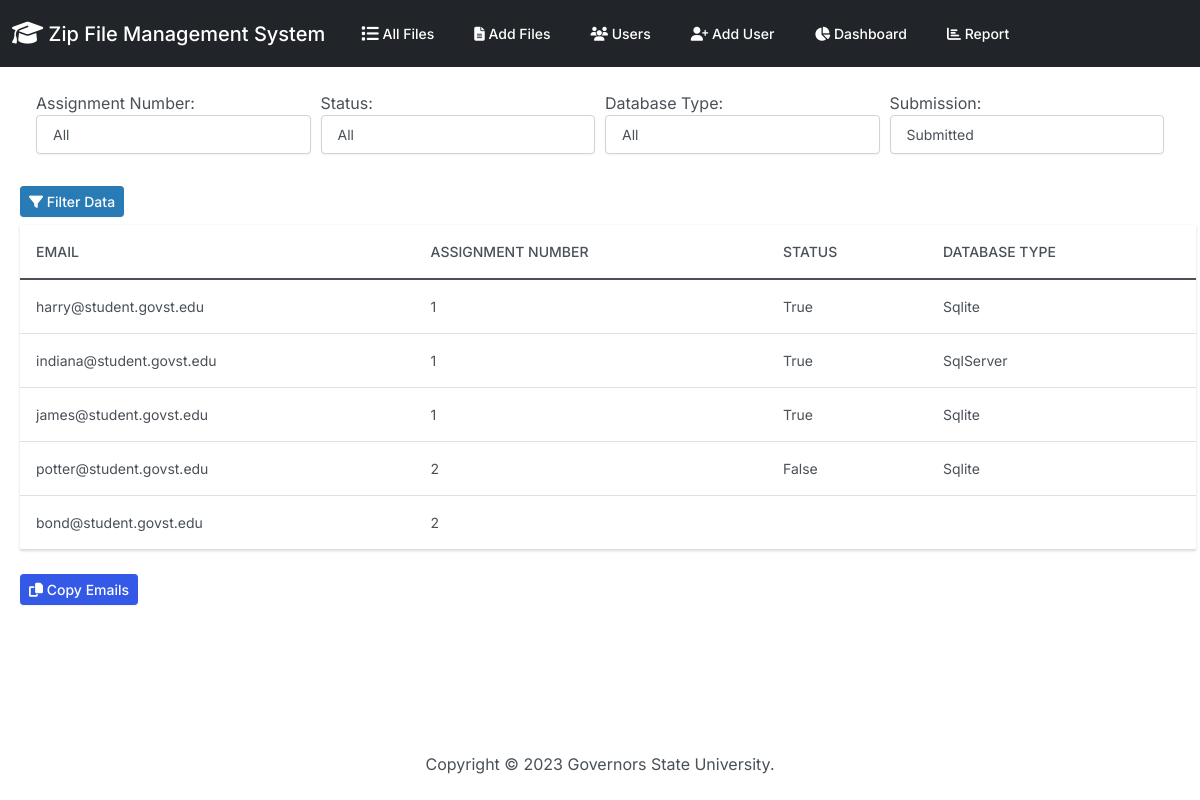
The app's page /report/, older data.
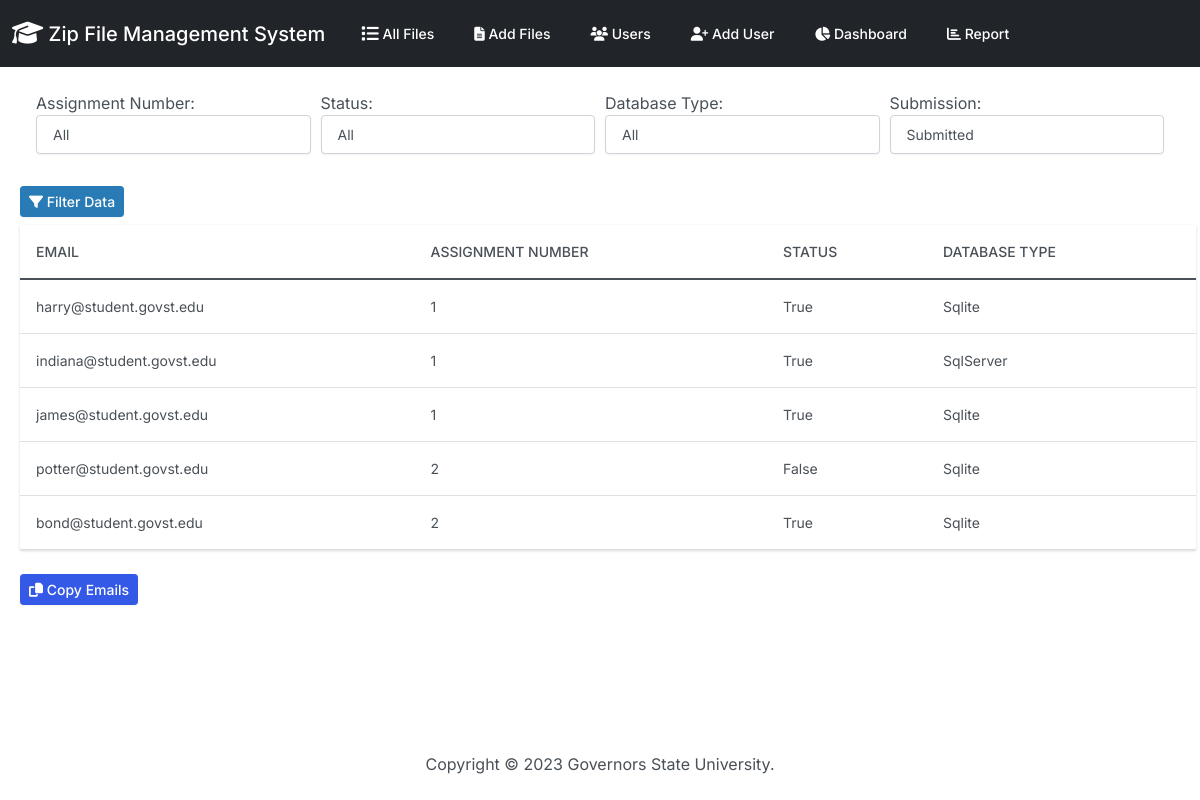
The same page, newer data.
### zipfiles/models.py (models this page shows, shortened)
class File_Results(models.Model):
    id_number = models.PositiveIntegerField(null=True)
    f_name = models.CharField(max_length=255, null=True)
    f_size = models.CharField(max_length=50, null=True)
    myfiles = models.FileField(upload_to="")
    user_name = models.ForeignKey(
        'UserNamesList',
        on_delete=models.CASCADE,
        db_column='user_name',
        default=None
    )
    db_name = models.CharField(max_length=50, null=True)
    db_type = models.CharField(max_length=50, null=True)
    is_build_succeeded = models.CharField(max_length=50, null=True)
    dotnet_version = models.CharField(max_length=20, null=True)
    error_details = models.TextField(null=True)
    assignment_number = models.IntegerField(null=True)
    folder_name = models.CharField(max_length=50, null=True)
    instruction_passed = models.CharField(max_length=50, null=True)

class UserNamesList(models.Model):
    user_name = models.CharField(
        primary_key=True,  # Set user_name as the primary key
        max_length=255,
        unique=True,
        validators=[
            MinLengthValidator(3, message='Username must have at least 3 characters.'),
        ]
    )
    email = models.EmailField()
    enable = models.BooleanField(default=True)
    updated_date = models.DateTimeField(default=timezone.now)
    class Meta:
        verbose_name_plural = 'UserNamesList'

### zipfiles/views.py (the view)
# urls.py: path('report/',views.report,name='report'),
def report(request):
    assignment_numbers = File_Results.objects.values_list('assignment_number', flat=True).distinct()
    database_types = File_Results.objects.values_list('db_type', flat=True).distinct()
    assignment_number = ''
    status = ''
    db_type = ''
    submission = 'Submitted'
    missing_user_names = []
    users = []
    if request.method == 'POST':
      submission = request.POST.get('submission')
      assignment_number = request.POST.get('assignment_number')
      status = request.POST.get('status')
      db_type = request.POST.get('db_type')
      filters = {}
      if assignment_number.isdigit():
        filters['assignment_number'] = int(assignment_number)
      if submission != 'Not Submitted':
        if status == 'Failed':
            filters['is_build_succeeded'] = 'False'
        elif status == 'Success':
            filters['is_build_succeeded'] = 'True'
        if db_type and db_type != "":
            filters['db_type'] = db_type
        users = File_Results.objects.filter(**filters)
      else:
        file_result_user_names = File_Results.objects.filter(**filters).values_list('user_name__user_name', flat=True).distinct()
        user_names_list = UserNamesList.objects.values_list('user_name', flat=True).distinct()
        missing_user_names = set(user_names_list) - set(file_result_user_names)
    else:
        users = File_Results.objects.all()
    context = {
      'users': users,
      'assignment_numbers': assignment_numbers,
      'database_types': database_types,
      'selected_assignment': '' if not assignment_number.isdigit() else int(assignment_number),
      'selected_status': status,
      'selected_db_type': db_type,
      'selected_submission': submission,
      'missing_user_names' : missing_user_names
    }
    return render(request, 'zipfiles/report.html', context)

### zipfiles/templates/zipfiles/report.html (shortened to what this page needs)
{% extends "zipfiles/base.html" %}
{% block body %}
<form method="POST" action="{% url 'report' %}">
    <div class="form-row mx-4 my-4">
        <div class="form-group col">
          <label for="assignment_number">Assignment Number:</label>
          <select class="form-control" id="assignment_number" name="assignment_number">
            <option value="">All</option>
          </select>
        </div>
        <div class="form-group col">
          <label for="status">Status:</label>
          <select class="form-control" id="status" name="status">
            <option value="">All</option>
          </select>
        </div>
        <div class="form-group col">
          <label for="db_type">Database Type:</label>
          <select class="form-control" id="db_type" name="db_type">
            <option value="">All</option>
          </select>
        </div>
        <div class="form-group col">
            <label for="submission">Submission:</label>
            <select class="form-control" id="submission" name="submission">
              <option value="Submitted" {% if selected_submission == 'Submitted' %}selected{% endif %}>Submitted</option>
            </select>
        </div>
      </div>
      <button type="submit" class="btn btn-sm btn-info m-2">
        <i class="fas fa-filter"></i> Filter Data
      </button>
  </form>
  {% if missing_user_names %}
    <div class="container mt-4">
      <h3>Emails of Not Submitted:</h3>
      <table class="table" id="missing-emails-table">
        <thead>
          <tr>
            <th>Email</th>
          </tr>
        </thead>
        <tbody>
          {% for missing_user_name in missing_user_names %}
            <tr>
              <td>{{ missing_user_name }}@student.govst.edu</td>
            </tr>
          {% empty %}
            <tr>
              <td colspan="1">No missing emails found.</td>
            </tr>
          {% endfor %}
        </tbody>
      </table>
      {% if missing_user_names %}
      <button type="button" class="btn btn-sm btn-primary" onclick="CopyMissingEmails()" id="copy-missing-emails">
        <i class="fas fa-copy"></i> Copy Emails
      </button>
      {% endif %}
    </div>
  {% else %}
    <table class="table mx-2">
      <thead>
        <tr>
          <th>Email</th>
          <th>Assignment Number</th>
          <th>Status</th>
          <th>Database Type</th>
        </tr>
      </thead>
      <tbody>
        {% for user in users %}
          <tr>
            <td>{{ user.user_name.email|default:"" }}</td>
            <td>{{ user.assignment_number|default:"" }}</td>
            <td>{{ user.is_build_succeeded|default:"" }}</td>
            <td>{{ user.db_type|default:"" }}</td>
          </tr>
        {% empty %}
          <tr>
            <td colspan="4">No users found.</td>
          </tr>
        {% endfor %}
      </tbody>
    </table>
    {% if users %}
    <button type="button" class="btn btn-sm btn-primary m-2" id="copy-emails">
      <i class="fas fa-copy"></i> Copy Emails
    </button>
    {% endif %}
  {% endif %}
{% endblock %}

Row changes from the older to the newer data that the page shows:
changed File_Results "bond@student.govst.edu": is_build_succeeded (not shown) → "True"; db_type (not shown) → "Sqlite"
